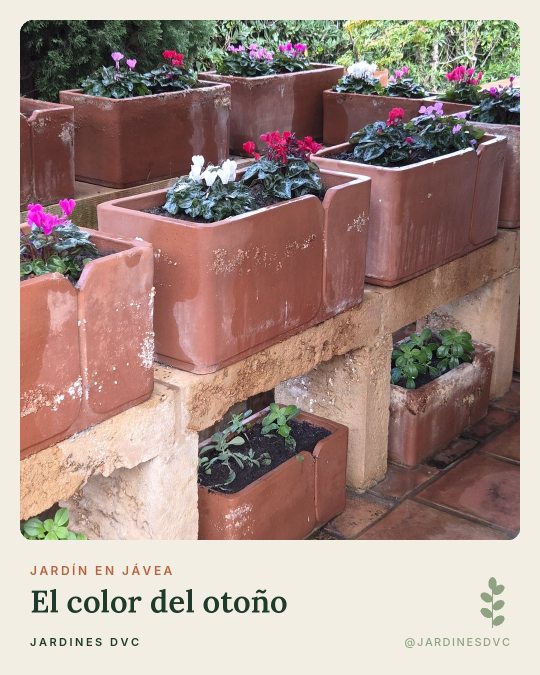
#> input picture 2026-10/ciclamenes-v2.jpg, 1080 x 1350 px, given in place of af645582-image.jpg, which was not available (shown at 1/2 size)
$ python post_2026-11-25_reel_mar.py ../2026-10/ciclamenes-v2.jpg
#> lines starting #> are read from the running program, lines starting #| are printed output that depends on the picture; after the words box and inside, x2 and y2 are one past the last pixel; in counts of white or black regions, pixels touching at a corner belong together
### tools/brand.py
"""Identidad visual de @jardinesdvc para Instagram (1080x1350).

Uso:
    from brand import photo_post, before_after, carousel
    photo_post("foto.jpg", "out.jpg", kicker="JARDÍN EN JÁVEA", title="Color de otoño")
    before_after("antes.jpg", "despues.jpg", "out.jpg", title="De verde a cristalina")
    carousel(slides, "prefijo")   # ver docstring de carousel()
"""
from PIL import Image, ImageDraw, ImageFont, ImageOps, ImageFilter
import math

W, H = 1080, 1350
CREAM = (243, 238, 227)
GREEN = (30, 58, 43)
TERRA = (185, 100, 63)
SAGE = (143, 163, 130)
SAGE_BG = (226, 229, 214)
INK = (45, 52, 46)

_LORA = "/usr/share/fonts/truetype/google-fonts/Lora-Variable.ttf"
_LORA_I = "/usr/share/fonts/truetype/google-fonts/Lora-Italic-Variable.ttf"
_INTER = "/usr/share/fonts/opentype/inter/Inter-{}.otf"


def serif(size, weight="SemiBold", italic=False):
    f = ImageFont.truetype(_LORA_I if italic else _LORA, size)
    w = {"Regular": 400, "Medium": 500, "SemiBold": 600, "Bold": 700}[weight]
    f.set_variation_by_axes([w])
    return f


def sans(size, weight="Medium"):
    return ImageFont.truetype(_INTER.format(weight), size)


def tracked(d, xy, text, font, fill, spacing=4, anchor="l"):
    """Texto con espaciado entre letras (etiquetas en mayúsculas)."""
    x, y = xy
    total = sum(d.textlength(c, font=font) + spacing for c in text) - spacing
    if anchor == "m":
        x -= total / 2
    elif anchor == "r":
        x -= total
    for c in text:
        d.text((x, y), c, font=font, fill=fill, anchor="ls")
        x += d.textlength(c, font=font) + spacing


# [20 lines left out: functions leaf, sprig, not called in this run]


def _fit(im, w, h, cy=0.5):
    s = max(w / im.width, h / im.height)
    im = im.resize((round(im.width * s), round(im.height * s)), Image.LANCZOS)
    x = (im.width - w) // 2
    y = int(min(max(im.height * cy - h / 2, 0), im.height - h))
    return im.crop((x, y, x + w, y + h))


# [6 lines left out: function _rounded, not called in this run]


def _open(p):
    return ImageOps.exif_transpose(Image.open(p)).convert("RGB")


# [163 lines left out: functions _footer, photo_post, before_after, _wrap, carousel, contact_sheet, not called in this run]


# ---------------------------------------------------------------------------
# Retoque fotográfico (estilo "revista de jardín": luz cálida, verdes vivos,
# detalle nítido). Natural: no cambia lo que hay en la foto, solo la luz/color.
# ---------------------------------------------------------------------------
def enhance(src, out=None, strength=1.0, warmth=1.0, vignette=0.2):
    """Retoque natural: abre sombras, protege cielos, verdes y flores vivos,
    luz cálida, nitidez. strength 0.5 = suave, 1 = normal, 1.3 = intenso."""
    import numpy as np
    import cv2
    im = _open(src) if isinstance(src, str) else src.convert("RGB")
    a = np.asarray(im).astype(np.float32) / 255.0
    k = strength

    lum = a @ np.array([0.299, 0.587, 0.114], np.float32)
    # 1) exposición automática suave hacia una mediana ~0.48
    med = float(np.median(lum))
    if med < 0.46:
        g = np.clip(np.log(0.48) / np.log(max(med, 0.05)), 0.75, 1.0)
        a = a ** (1 - (1 - g) * k)
        lum = a @ np.array([0.299, 0.587, 0.114], np.float32)

    # 2) abrir sombras y proteger luces (según luminancia)
    sh = (1 - lum) ** 3
    hi = np.clip((lum - 0.75) / 0.25, 0, 1) ** 2
    gain = 1 + 0.45 * k * sh - 0.10 * k * hi
    a = np.clip(a * gain[..., None], 0, 1)

    # 3) claridad: contraste local (CLAHE en L) mezclado suave
    lab = cv2.cvtColor((a * 255).astype(np.uint8), cv2.COLOR_RGB2LAB)
    L = lab[..., 0].astype(np.float32)
    cl = cv2.createCLAHE(clipLimit=1.6, tileGridSize=(8, 8)).apply(lab[..., 0]).astype(np.float32)
    lab[..., 0] = np.clip(L * (1 - 0.45 * k) + cl * 0.45 * k, 0, 255).astype(np.uint8)
    a = cv2.cvtColor(lab, cv2.COLOR_LAB2RGB).astype(np.float32) / 255.0

    # 4) contraste global suave en medios (curva S)
    a = np.clip(a + 0.10 * k * (a - 0.5) * (1 - np.abs(2 * a - 1)), 0, 1)

    # 5) vibrance + verdes y flores algo más vivos
    hsv = cv2.cvtColor((a * 255).astype(np.uint8), cv2.COLOR_RGB2HSV).astype(np.float32)
    H, S = hsv[..., 0], hsv[..., 1] / 255.0
    boost = 1 + 0.35 * k * (1 - S)
    green = np.exp(-((H - 50) / 18) ** 2)          # amarillo-verde a verde
    boost += 0.12 * k * green
    hsv[..., 1] = np.clip(hsv[..., 1] * boost, 0, 255)
    # verdes amarillentos (césped seco) un poco hacia verde
    hsv[..., 0] = np.where((H > 22) & (H < 40), H + 3 * k * (1 - np.abs(H - 31) / 9), H)
    a = cv2.cvtColor(hsv.astype(np.uint8), cv2.COLOR_HSV2RGB).astype(np.float32) / 255.0

    # 6) calidez "hora dorada"
    w = 0.04 * warmth * k
    a[..., 0] = np.clip(a[..., 0] * (1 + w), 0, 1)
    a[..., 1] = np.clip(a[..., 1] * (1 + w * 0.35), 0, 1)
    a[..., 2] = np.clip(a[..., 2] * (1 - w * 0.6), 0, 1)

    # 7) nitidez
    u8 = (a * 255).astype(np.uint8)
    blur = cv2.GaussianBlur(u8, (0, 0), 1.6)
    u8 = cv2.addWeighted(u8, 1 + 0.5 * k, blur, -0.5 * k, 0)

    # 8) viñeta suave
    if vignette:
        h, wd = u8.shape[:2]
        yy, xx = np.mgrid[0:h, 0:wd]
        r = np.sqrt(((xx - wd / 2) / (wd / 2)) ** 2 + ((yy - h / 2) / (h / 2)) ** 2)
        m = 1 - vignette * np.clip(r - 0.65, 0, 1) ** 1.5
        u8 = np.clip(u8 * m[..., None], 0, 255).astype(np.uint8)

    res = Image.fromarray(u8)
    if out:
        res.save(out, quality=95)
    return res


# [26 lines left out: function gallery_slide, not called in this run]

### tools/reel.py
"""Reels verticales 1080x1920 con la identidad de @jardinesdvc.

before_after_reel(foto_antes, video_despues, out, kicker, title)
  - 2,5 s de la foto "antes" (zoom lento) + el vídeo "después" retocado.
  - Marco crema, titular serif arriba, etiqueta antes/después y pie de marca.
"""
import os
import subprocess
import sys
import tempfile

from PIL import Image, ImageDraw

sys.path.insert(0, os.path.dirname(__file__))
import brand as b

RW, RH = 1080, 1920
WIN = (40, 300, 1040, 1633)  # ventana 1000x1333 (3:4)


def _frame(kicker, title, label, label_color):
    """PNG con fondo crema, textos y ventana transparente redondeada."""
    im = Image.new("RGBA", (RW, RH), b.CREAM + (255,))
    mask = Image.new("L", (RW, RH), 0)
    ImageDraw.Draw(mask).rounded_rectangle(WIN, radius=30, fill=255)
    im.putalpha(Image.eval(mask, lambda v: 255 - v))
    d = ImageDraw.Draw(im)
    b.tracked(d, (60, 150), kicker, b.sans(28, "SemiBold"), b.TERRA, 6)
    d.text((56, 245), title, font=b.serif(76, "SemiBold"), fill=b.GREEN, anchor="ls")
    b.sprig(d, RW - 100, 260, 0.65)
    f = b.serif(48, "Medium", italic=True)
    tw = d.textlength(label, font=f)
    cx, cy = RW / 2, WIN[3] - 70
    d.rounded_rectangle((cx - tw / 2 - 34, cy - 40, cx + tw / 2 + 34, cy + 40), radius=40, fill=b.CREAM)
    d.text((cx, cy), label, font=f, fill=label_color, anchor="mm")
    d.text((60, 1760), "Visita y presupuesto gratis", font=b.serif(46, "Regular", italic=True), fill=b.GREEN, anchor="ls")
    b.tracked(d, (60, 1840), "JARDINES DVC", b.sans(26, "SemiBold"), b.GREEN, 6)
    b.tracked(d, (RW - 60, 1840), "@JARDINESDVC", b.sans(26, "Medium"), b.SAGE, 4, anchor="r")
    return im


# [38 lines left out: function before_after_reel, not called in this run]


def slideshow_reel(slides, out, kicker, title, secs=3.0, fade=0.6):
    """Reel tipo paseo: varias fotos con zoom lento y fundido.
    slides: lista de (ruta_foto, etiqueta) — la etiqueta va en la píldora inferior."""
    tmp = tempfile.mkdtemp()
    ww, wh = WIN[2] - WIN[0], WIN[3] - WIN[1]
    n = int(secs * 30)
    inputs, fc = [], ""
    for i, (src, label) in enumerate(slides):
        im = b._fit(b.enhance(src, strength=0.8), int(ww * 1.08), int(wh * 1.08))
#> in _open, returned value is the input picture: PIL image 1080x1350 RGB; mean R, G, B 167.1, 144.6, 136.5
#> in enhance, `lum = a @ np.array([0.299, 0.587, 0.114], np.float32)`:
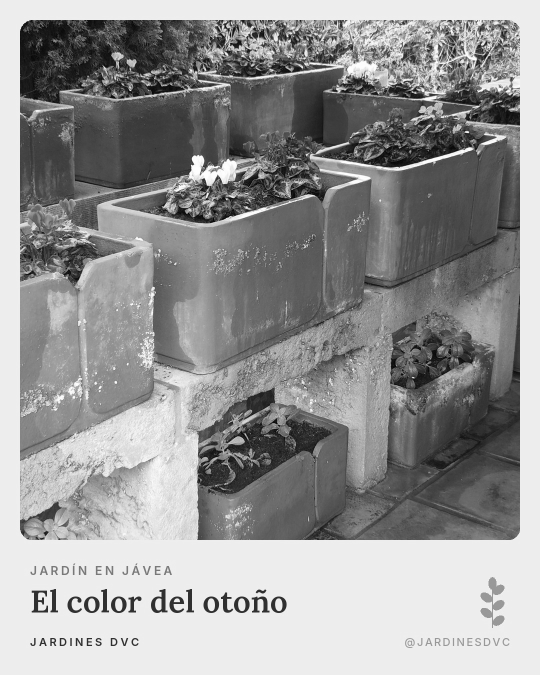
#> lum: shape (1350, 1080) float32 (shown at 1/2 size); min 0.000894, max 1, mean 0.59
#> in enhance, `med = float(np.median(lum))`: med = 0.56
#> in enhance, `lab = cv2.cvtColor((a * 255).astype(np.uint8), cv2.COLOR_RGB2LAB)`: lab: shape (1350, 1080, 3); mean of channels 0, 1, 2 156.7, 136.3, 136.2
#> in enhance, `lab[..., 0] = np.clip(L * (1 - 0.45 * k) + cl * 0.45 * k, 0, 255).asty..`: lab: shape (1350, 1080, 3); mean of channels 0, 1, 2 156.5, 136.3, 136.2
#> in enhance, `a = cv2.cvtColor(lab, cv2.COLOR_LAB2RGB).astype(np.float32) / 255.0`: a: shape (1350, 1080, 3) float32; mean of channels 0, 1, 2 0.659, 0.566, 0.54
#> in enhance, `a = np.clip(a + 0.10 * k * (a - 0.5) * (1 - np.abs(2 * a - 1)), 0, 1)`: a: shape (1350, 1080, 3) float32; mean of channels 0, 1, 2 0.668, 0.564, 0.539
#> in enhance, `hsv = cv2.cvtColor((a * 255).astype(np.uint8), cv2.COLOR_RGB2HSV).asty..`: hsv: shape (1350, 1080, 3) float32; mean of channels 0, 1, 2 36.4, 67.5, 172
#> in enhance, `H, S = hsv[..., 0], hsv[..., 1] / 255.0`:
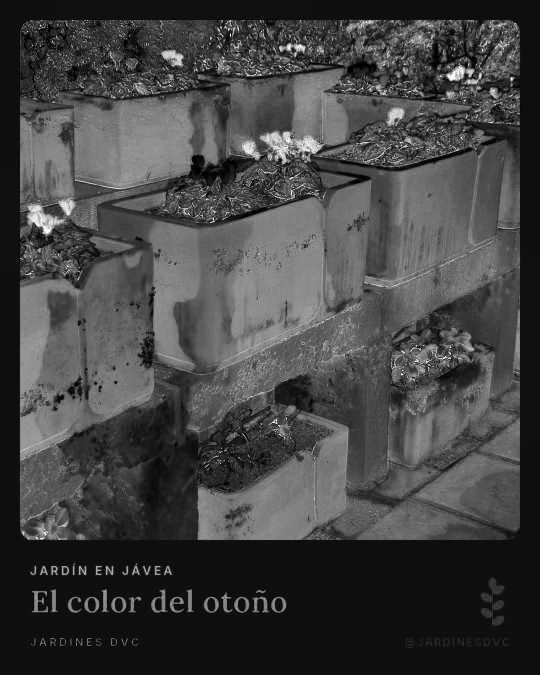
#> S: shape (1350, 1080) float32 (shown at 1/2 size); min 0, max 1, mean 0.263
#> in enhance, `green = np.exp(-((H - 50) / 18) ** 2)`:
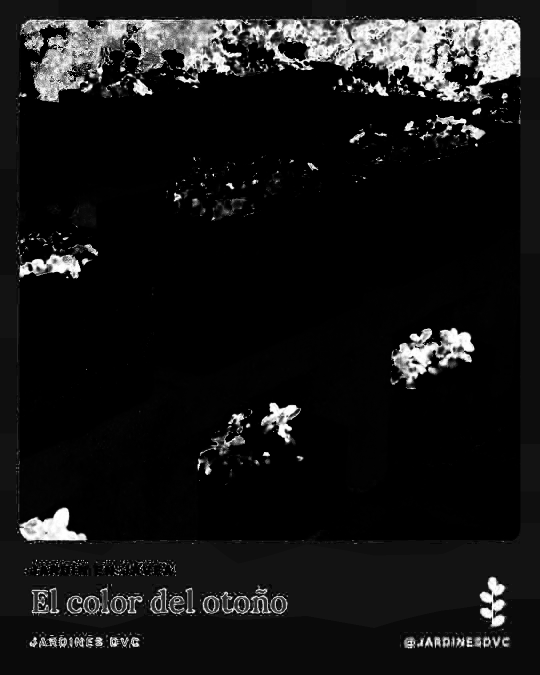
#> green: shape (1350, 1080) float32 (shown at 1/2 size); min 4.94e-23, max 1, mean 0.0887
#> in enhance, `boost += 0.12 * k * green`:
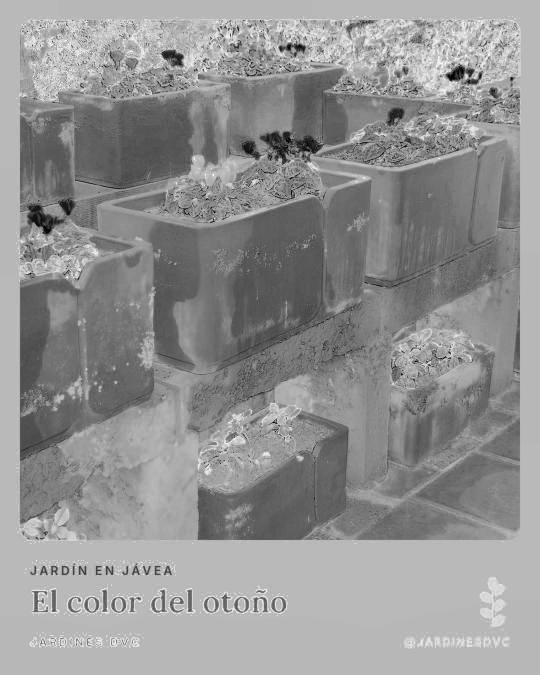
#> boost: shape (1350, 1080) float32 (shown at 1/2 size); min 1, max 1.37, mean 1.21; drawn with min black and max white
#> in enhance, `hsv[..., 1] = np.clip(hsv[..., 1] * boost, 0, 255)`: hsv: shape (1350, 1080, 3) float32; mean of channels 0, 1, 2 36.4, 78.8, 172
#> in enhance, `hsv[..., 0] = np.where((H > 22) & (H < 40), H + 3 * k * (1 - np.abs(H ..`: hsv: shape (1350, 1080, 3) float32; mean of channels 0, 1, 2 36.4, 78.8, 172
#> in enhance, `a = cv2.cvtColor(hsv.astype(np.uint8), cv2.COLOR_HSV2RGB).astype(np.fl..`: a: shape (1350, 1080, 3) float32; mean of channels 0, 1, 2 0.658, 0.545, 0.508
#> in enhance, `a[..., 0] = np.clip(a[..., 0] * (1 + w), 0, 1)`: a: shape (1350, 1080, 3) float32; mean of channels 0, 1, 2 0.679, 0.545, 0.508
#> in enhance, `a[..., 1] = np.clip(a[..., 1] * (1 + w * 0.35), 0, 1)`: a: shape (1350, 1080, 3) float32; mean of channels 0, 1, 2 0.679, 0.549, 0.508
#> in enhance, `a[..., 2] = np.clip(a[..., 2] * (1 - w * 0.6), 0, 1)`: a: shape (1350, 1080, 3) float32; mean of channels 0, 1, 2 0.679, 0.549, 0.496
#> in enhance, `u8 = (a * 255).astype(np.uint8)`: u8: shape (1350, 1080, 3); mean of channels 0, 1, 2 172.7, 140.3, 126.5
#> in enhance, `blur = cv2.GaussianBlur(u8, (0, 0), 1.6)`: blur: shape (1350, 1080, 3); mean of channels 0, 1, 2 172.7, 140.3, 126.5
#> in enhance, `u8 = cv2.addWeighted(u8, 1 + 0.5 * k, blur, -0.5 * k, 0)`: u8: shape (1350, 1080, 3); mean of channels 0, 1, 2 172.6, 140.3, 126.6
#> in enhance, `u8 = np.clip(u8 * m[..., None], 0, 255).astype(np.uint8)`: u8: shape (1350, 1080, 3); mean of channels 0, 1, 2 168, 136, 122.6
#> in _fit, `s = max(w / im.width, h / im.height)`: s = 1.07
#> in _fit, `return im.crop((x, y, x + w, y + h))`:
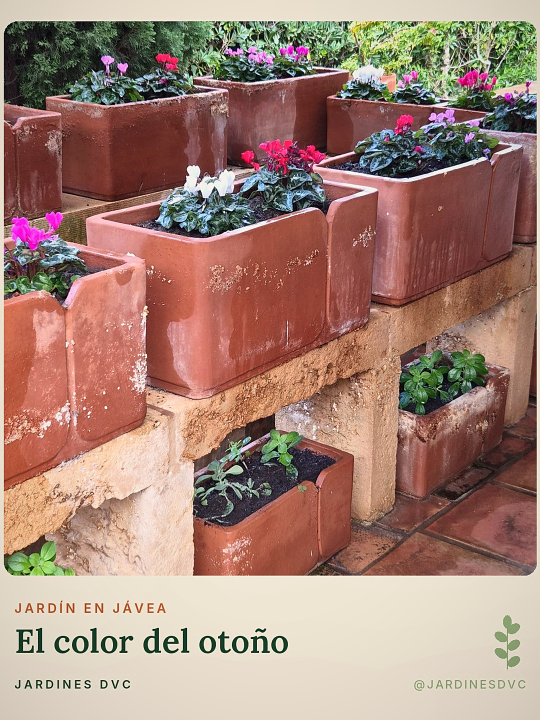
#> returned value: PIL image 1080x1439 RGB (shown at 1/2 size); mean R, G, B 164.3, 130.8, 117.6
        im.save(f"{tmp}/s{i}.jpg", quality=95)
        _frame(kicker, title, label, b.GREEN).save(f"{tmp}/f{i}.png")
#> in _frame, `mask = Image.new("L", (RW, RH), 0)`: mask: PIL image 1080x1920 L; every value is 0
#> in _frame, `ImageDraw.Draw(mask).rounded_rectangle(WIN, radius=30, fill=255)`:
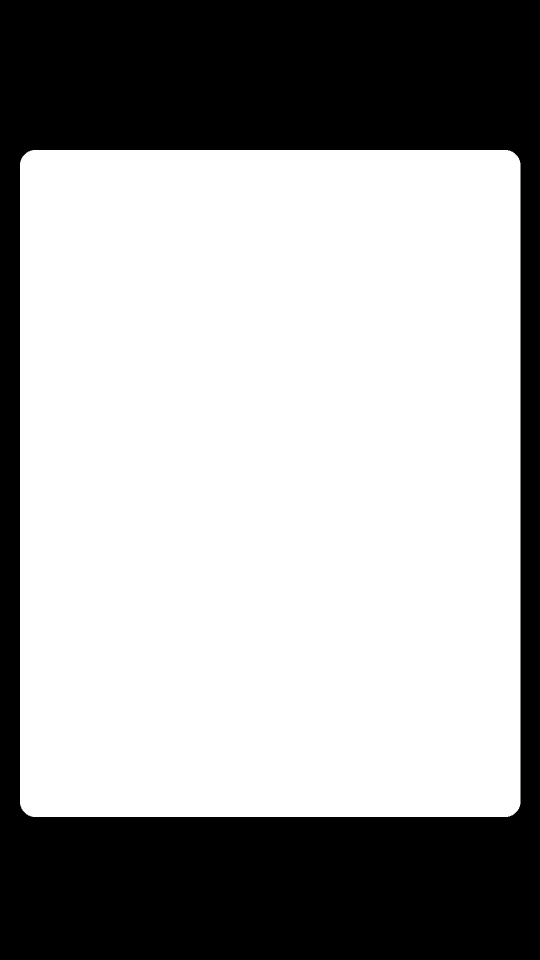
#> mask: PIL image 1080x1920 L (shown at 1/2 size); 64.4% white; 1 black region, box (x1, y1, x2, y2) and area: (0, 0, 1080, 1920) 739078
#> in _frame, `im.putalpha(Image.eval(mask, lambda v: 255 - v))`:
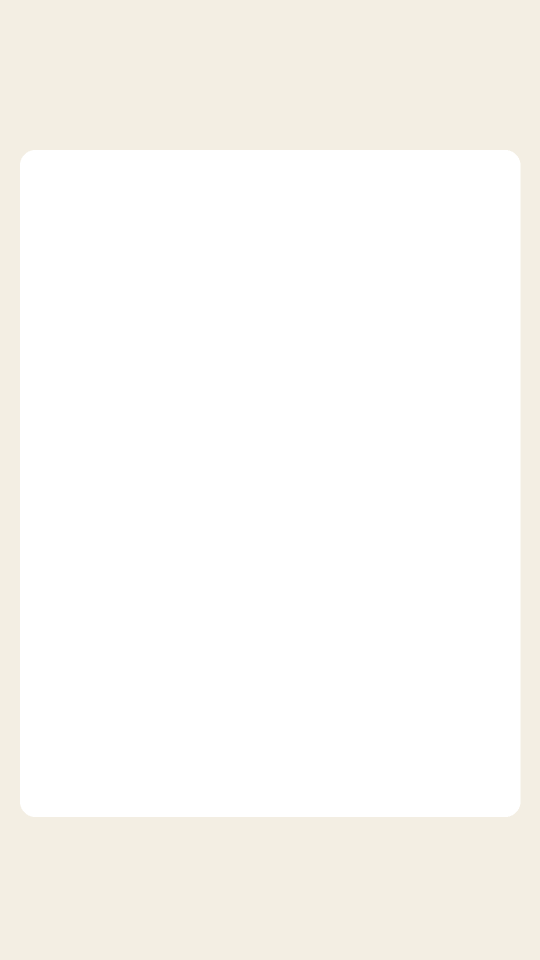
#> im: PIL image 1080x1920 RGBA (shown at 1/2 size); mean R, G, B, A 243, 238, 227, 90.9; transparent parts drawn white
        inputs += ["-i", f"{tmp}/s{i}.jpg", "-i", f"{tmp}/f{i}.png"]  # zoompan genera n fotogramas
        zin = i % 2 == 0  # alterna acercar / alejar
        z = f"1+0.06*on/{n}" if zin else f"1.06-0.06*on/{n}"
        fc += (f"[{2*i}:v]scale={int(ww*1.08)}:{int(wh*1.08)},zoompan=z='{z}':x='iw/2-(iw/zoom/2)':y='ih/2-(ih/zoom/2)'"
               f":d={n}:s={ww}x{wh}:fps=30,setsar=1[p{i}];"
               f"color=c=0xF3EEE3:s={RW}x{RH}:r=30:d={secs}[bg{i}];"
               f"[bg{i}][p{i}]overlay={WIN[0]}:{WIN[1]}:shortest=1[c{i}];[c{i}][{2*i+1}:v]overlay=0:0,format=yuv420p[v{i}];")
    acc, t = "v0", secs
    for i in range(1, len(slides)):
        fc += f"[{acc}][v{i}]xfade=transition=fade:duration={fade}:offset={t - fade:.2f}[x{i}];"
        acc, t = f"x{i}", t + secs - fade
    fc = fc.rstrip(";")
    cmd = ["ffmpeg", "-v", "error", "-y", *inputs, "-filter_complex", fc, "-map", f"[{acc}]", "-an",
           "-c:v", "libx264", "-preset", "slow", "-crf", "19", "-pix_fmt", "yuv420p", "-movflags", "+faststart", out]
    subprocess.run(cmd, check=True)
    return out

### tools/post_2026-11-25_reel_mar.py
import sys; sys.path.insert(0, "tools")
from reel import slideshow_reel
A = "/mnt/user-data/attachments/a633a4d6-9781-5c8e-81cf-30028eaaa118/"
B = sys.argv[1]  # foto con el cartel difuminado
#> (the run stopped early here; a loop or call above may not have finished)

$ run again, on 2026-10/ciclamenes.jpg
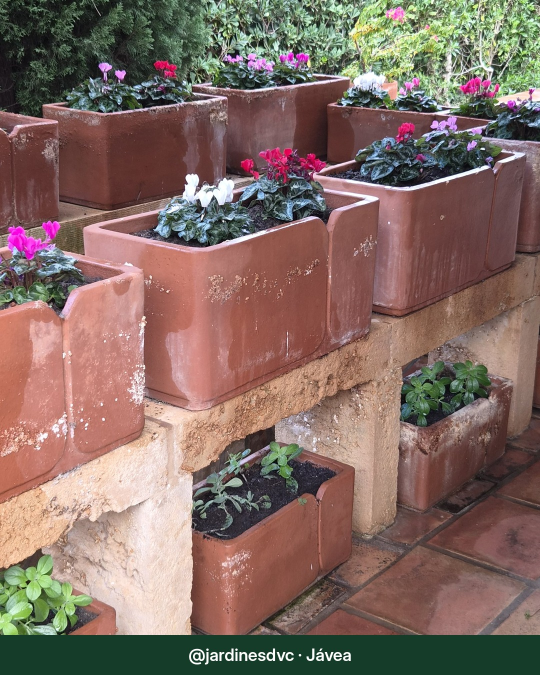
#> input picture 2026-10/ciclamenes.jpg, 1080 x 1350 px, given in place of af645582-image.jpg, which was not available (shown at 1/2 size)
#> in _open, returned value is the input picture: PIL image 1080x1350 RGB; mean R, G, B 131.7, 108, 99.1
#> med = 0.408
#> g = 0.818
#> in enhance, `boost += 0.12 * k * green`:
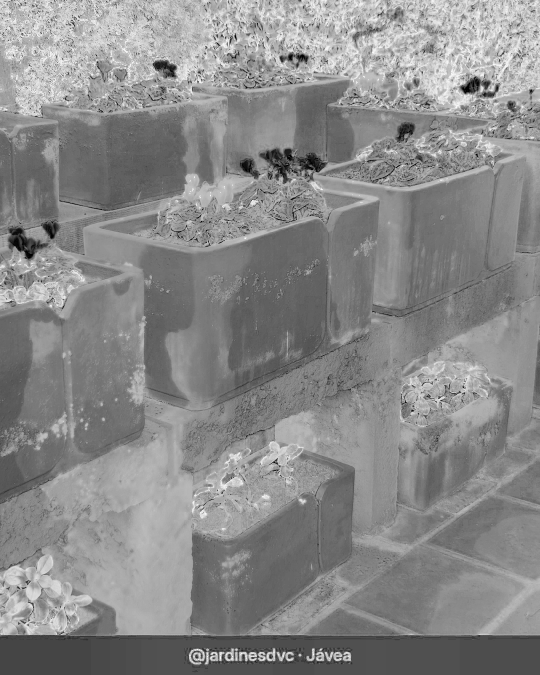
#> boost: shape (1350, 1080) float32 (shown at 1/2 size); min 1, max 1.37, mean 1.2; drawn with min black and max white
#> blur: shape (1350, 1080, 3); mean of channels 0, 1, 2 147.5, 116.4, 101.7
#> s = 1.07
#> in _fit, `return im.crop((x, y, x + w, y + h))`:
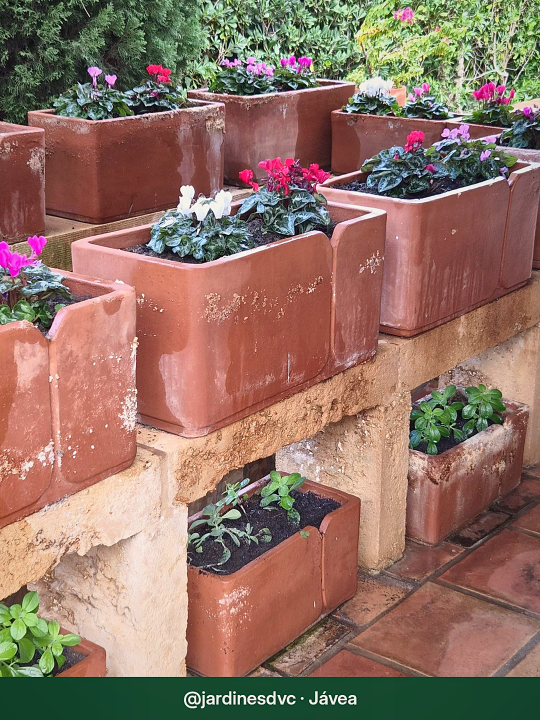
#> returned value: PIL image 1080x1439 RGB (shown at 1/2 size); mean R, G, B 145.3, 114.2, 100.2
